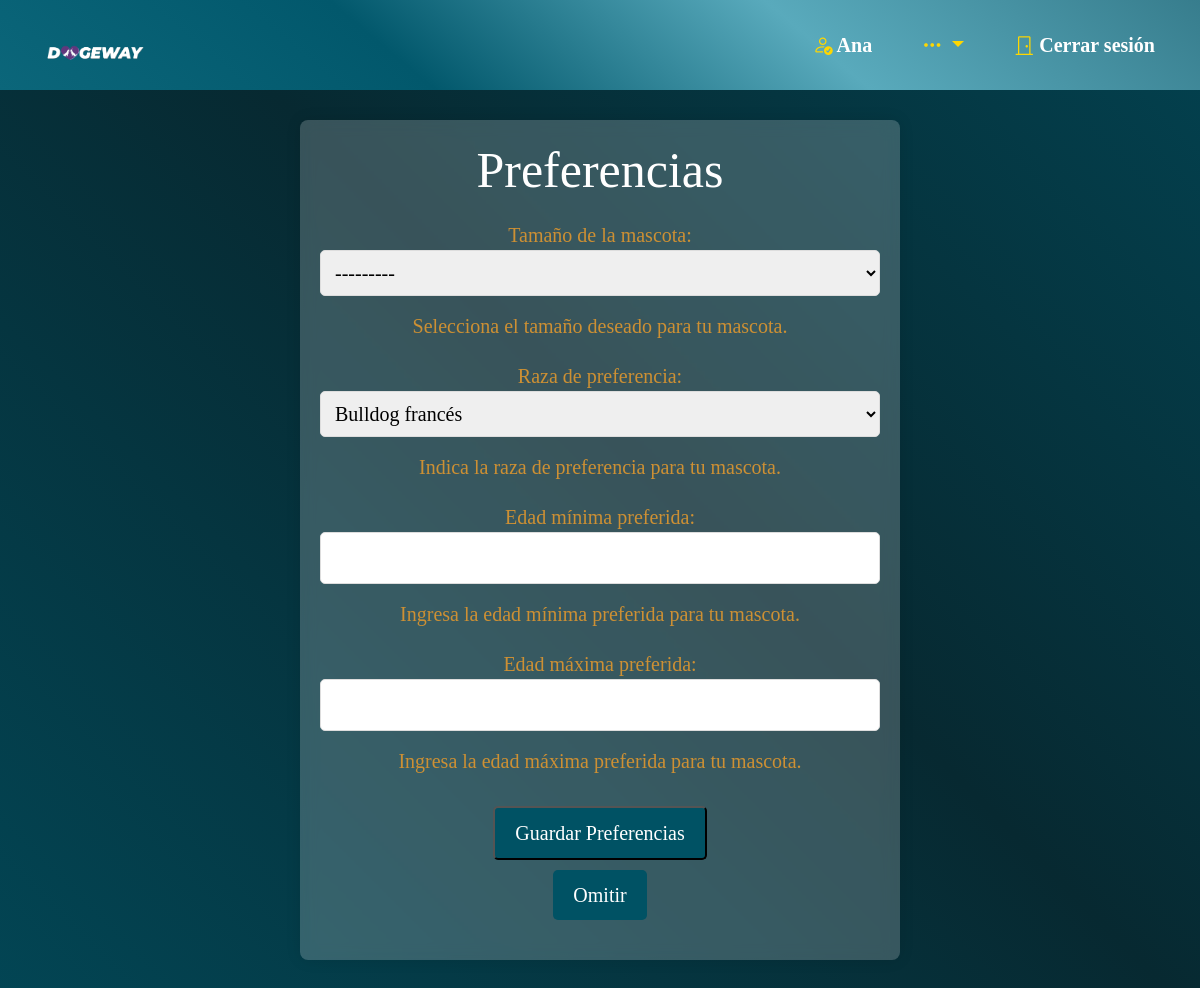
Page /preferencias/ (signed in) on the earlier database version.
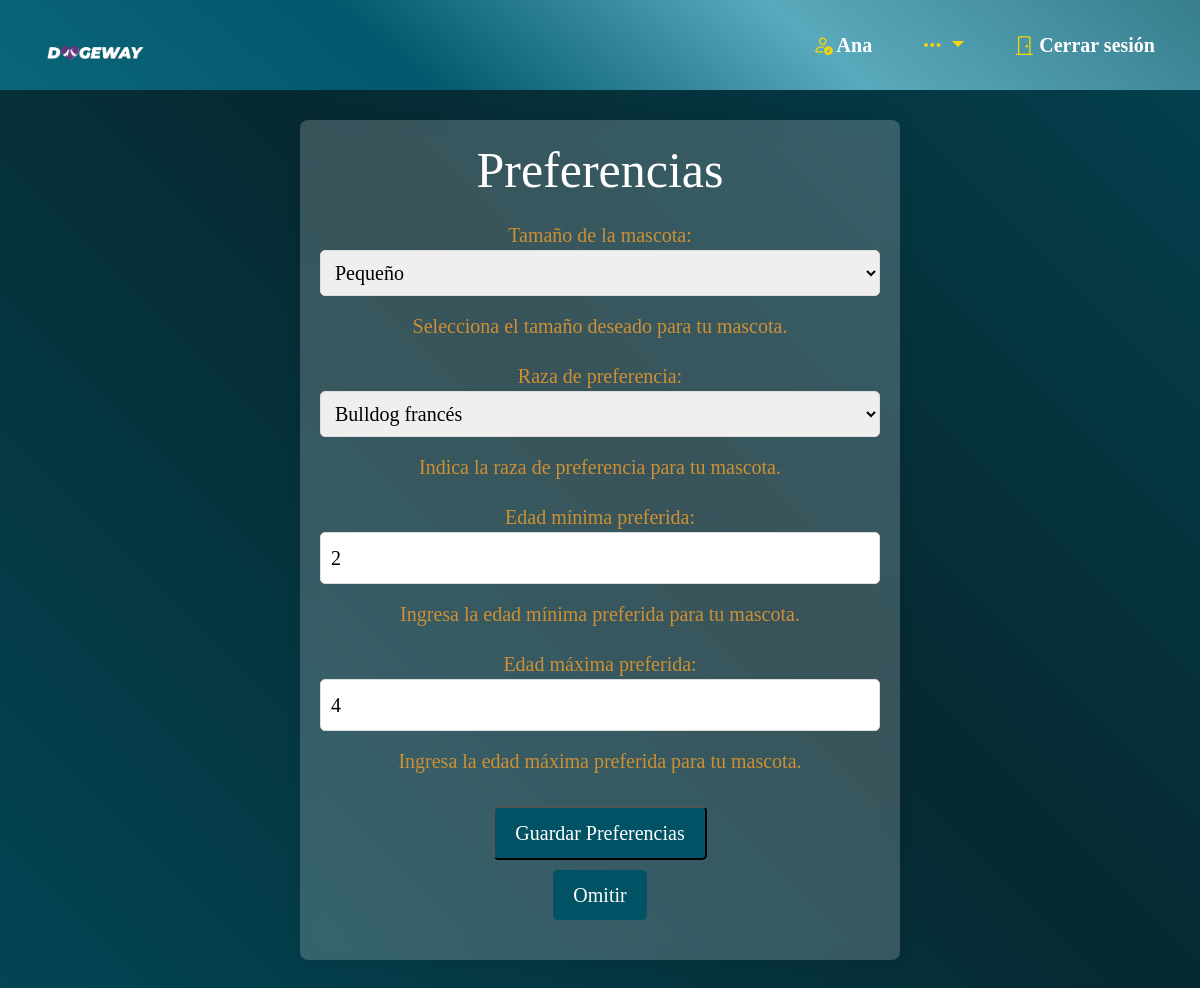
Same page on the later database version.
### main_app/models.py (models this page shows, shortened)
class Usuario(AbstractUser):
    fotografia = models.ImageField(upload_to='usuarios/', null=True, blank=True)
    telefono = models.CharField(max_length=20)
    fecha_de_nacimiento = models.DateField()
    direccion = models.CharField(max_length=100)
    fotografia_identificacion = models.ImageField(upload_to='identificaciones/', null=True, blank=True)
    verificado = models.BooleanField(default=False)
    usuarios_bloqueados = models.ManyToManyField('self', symmetrical=False, related_name='usuarios_bloqueadores')
    groups = models.ManyToManyField('auth.Group', related_name='usuarios')
    user_permissions = models.ManyToManyField('auth.Permission', related_name='usuarios')

class Preferencias(models.Model):
    usuario = models.OneToOneField(Usuario, on_delete=models.CASCADE, null=True)
    preferencia_tamaño = models.CharField(max_length=15, choices=Mascota.TAMAÑO_CHOICES)
    preferencia_raza = models.CharField(max_length=100)
    preferencia_edad_min = models.IntegerField()
    preferencia_edad_max = models.IntegerField()

### main_app/views.py (the view)
# urls.py: path('preferencias/', views.preferencias, name='preferencias'),
def preferencias(request):
    preferencias_usuario = request.user.preferencias if hasattr(request.user, 'preferencias') else None
    if request.method == 'POST':
        form = PreferenciasForm(request.POST, instance=preferencias_usuario)
        if form.is_valid():
            preferencias = form.save(commit=False)
            preferencias.usuario = request.user
            preferencias.save()
            messages.success(request, 'Preferencias guardadas exitosamente.')
            return redirect('mascotas_usuario')
    else:
        form = PreferenciasForm(instance=preferencias_usuario)
    return render(request, 'preferencias.html', {'form': form})

### main_app/forms.py
class PreferenciasForm(forms.ModelForm):
    class Meta:
        model = Preferencias
        fields = ['preferencia_tamaño', 'preferencia_raza', 'preferencia_edad_min', 'preferencia_edad_max']
        labels = {
            'preferencia_tamaño': 'Tamaño de la mascota',
            'preferencia_raza': 'Raza de preferencia',
            'preferencia_edad_min': 'Edad mínima preferida',
            'preferencia_edad_max': 'Edad máxima preferida',
        }
        help_texts = {
            'preferencia_tamaño': 'Selecciona el tamaño deseado para tu mascota.',
            'preferencia_raza': 'Indica la raza de preferencia para tu mascota.',
            'preferencia_edad_min': 'Ingresa la edad mínima preferida para tu mascota.',
            'preferencia_edad_max': 'Ingresa la edad máxima preferida para tu mascota.',
        }
        widgets = {
            'preferencia_tamaño': forms.Select(choices=Mascota.TAMAÑO_CHOICES),
            'preferencia_raza': forms.Select(choices=Mascota.RAZA_CHOICES),
        }

### main_app/templates/Preferencias.html (shortened to what this page needs)
{% extends "layouts/base.html" %}
{% load static %}
{% block content %}
<!DOCTYPE html>
<html lang="en">
<head>
  <link rel="stylesheet" href="{% static 'css/Preferencias.css' %}">
</head>
<body>
  <div class="container">
    <form method="post" enctype="multipart/form-data">
      <h1>Preferencias</h1>
      {{ form.as_p }}
      <button type="submit">Guardar Preferencias</button>
      <p><a href="{% url 'mascotas_usuario' %}">Omitir</a></p>
    </form>
  </div>
</body>
</html>
{% endblock %}

### main_app/templates/layouts/base.html (shortened to what this page needs)
<!DOCTYPE html>
<html lang="en">
<head>
    {% load static %}
    <link href="https://cdn.jsdelivr.net/npm/bootstrap@5.3.2/dist/css/bootstrap.min.css" rel="stylesheet">
    <link rel="stylesheet" href="https://cdn.jsdelivr.net/npm/bootstrap-icons@1.11.2/font/bootstrap-icons.min.css">
    <link rel="stylesheet" href="{% static 'css/base.css' %}">
</head>
<body>
    <header>
        <nav class="navbar navbar-expand-lg">
            <div class="container-fluid">
                <a class="navbar-brand" id="imagen" href="{% url 'home' %}">
                    <img src="{% static 'imagenes/LOGO.png' %}" alt="Dogeway Logo" class="navbar-logo">
                </a>
                <div class="collapse navbar-collapse" id="navbarSupportedContent">
                    <ul class="navbar-nav mb-2 mb-lg-0 ms-auto">
                        {% if user.is_authenticated%}
                            <li class="nav-item" id="NombreUsuario">
                                <a class="nav-link">
                                    {% if user.verificado %}
                                    <i class="bi bi-person-check" style="color: gold;"></i>
                                    {% endif %}
                                    {{ user.username }}
                                </a>
                            </li>
                            <li class="nav-item">
                                <div class="dropdown">
                                    <a class="nav-link dropdown-toggle" href="#" role="button" id="dropdownMenuLink" data-bs-toggle="dropdown" aria-expanded="false" style="color: gold;">
                                        <i class="bi bi-three-dots" style="color: gold;"></i>
                                    </a>
                                </div>
                            </li>
                            <li class="nav-item">
                                <a class="nav-link" href="{% url 'logout' %}?next={% url 'home' %}">
                                    <i class="bi bi-door-closed" style="color: gold;"></i> Cerrar sesión
                                </a>
                            </li>
                        {% endif %}
                    </ul>
                </div>
            </div>
        </nav>
    </header>
    <div class="content">
        {% block content %}{% endblock %}
    </div>
</body>
</html>

### main_app/static/css/base.css (style rules this page uses)
* { margin: 0; padding: 0; box-sizing: border-box; text-decoration: none; font-family: 'Times New Roman', Times, serif; font-size: 20px; }
body { margin-top: 55px; }
header { background: linear-gradient(40deg,#0B667A,#02586c,#59aabc,#377d8d); position: fixed; top: 0; left: 0; width: 100%; padding: 5px 10px; z-index: 100; }
header nav { display: flex; align-items: center; justify-content: space-between; font-weight: bold; padding-top: 5px; padding-bottom: 5px; padding-left: 3%; padding-right: 1%; }
header .navbar-logo { width: 100px; }
#imagen { background-color: transparent; }
.nav-link { margin: 0 10px; }
header nav ul { display: flex; list-style: none; margin: 0; padding: 0; }
header nav ul li { margin-left: 10px; }
header nav ul li a { color: white; font-size: 16px; text-decoration: none; padding: 10px; }
header { padding: 5px 10px; }
header nav ul { display: flex; list-style: none; margin: 0; padding: 0; justify-content: flex-end; }
.nav-link { color: white; }

### main_app/static/css/Preferencias.css (style rules this page uses)
* { font-family: 'Times New Roman', Times, serif; }
body { background: linear-gradient(45deg, #02586c, #005264, #072931, #005264, #02586c); background-size: 300% 300%; animation: color 15s ease-in-out infinite; margin: 0; display: flex; justify-content: center; align-items: center; min-height: 100vh; }
.container { color: #cd9034; font-size: 20px; width: 600px; max-width: 100%; margin: 15vh auto; padding: 20px; background-color: rgba(255, 255, 255, 0.2); box-shadow: 0 0 15px rgba(0, 0, 0, 0.1); backdrop-filter: blur(8px); border-radius: 8px; text-align: center; box-sizing: border-box; }
h1 { text-align: center; font-family: 'Times New Roman', Times, serif; color: white; margin-bottom: 20px; }
button, a { display: inline-block; margin-top: 10px; padding: 10px 20px; text-decoration: none; color: #fff; background-color: #005264; border-radius: 5px; transition: background-color 0.5s; }
select, input { width: 100%; padding: 10px; margin-bottom: 15px; border: 1px solid #ddd; border-radius: 5px; box-sizing: border-box; }

Differences in the rows shown:
added Preferencias: preferencia_tamaño "Pequeño", preferencia_raza "Bulldog francés", preferencia_edad_min "2", preferencia_edad_max "4"
Other differences:
form field preferencia_tamaño: "---------" → (not shown)
form field preferencia_raza: "Bulldog francés" → (not shown)
